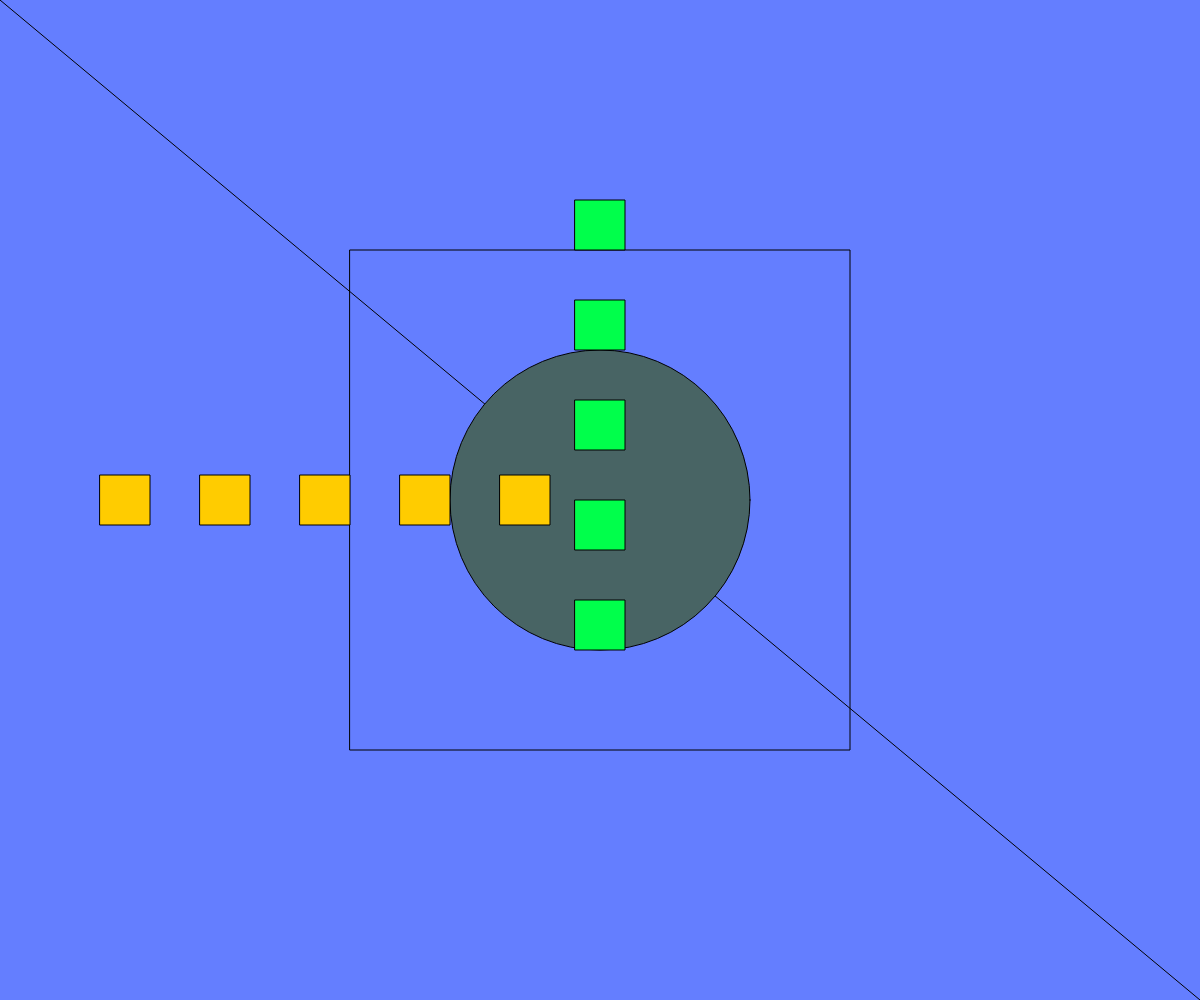
Frame 1 (no input)
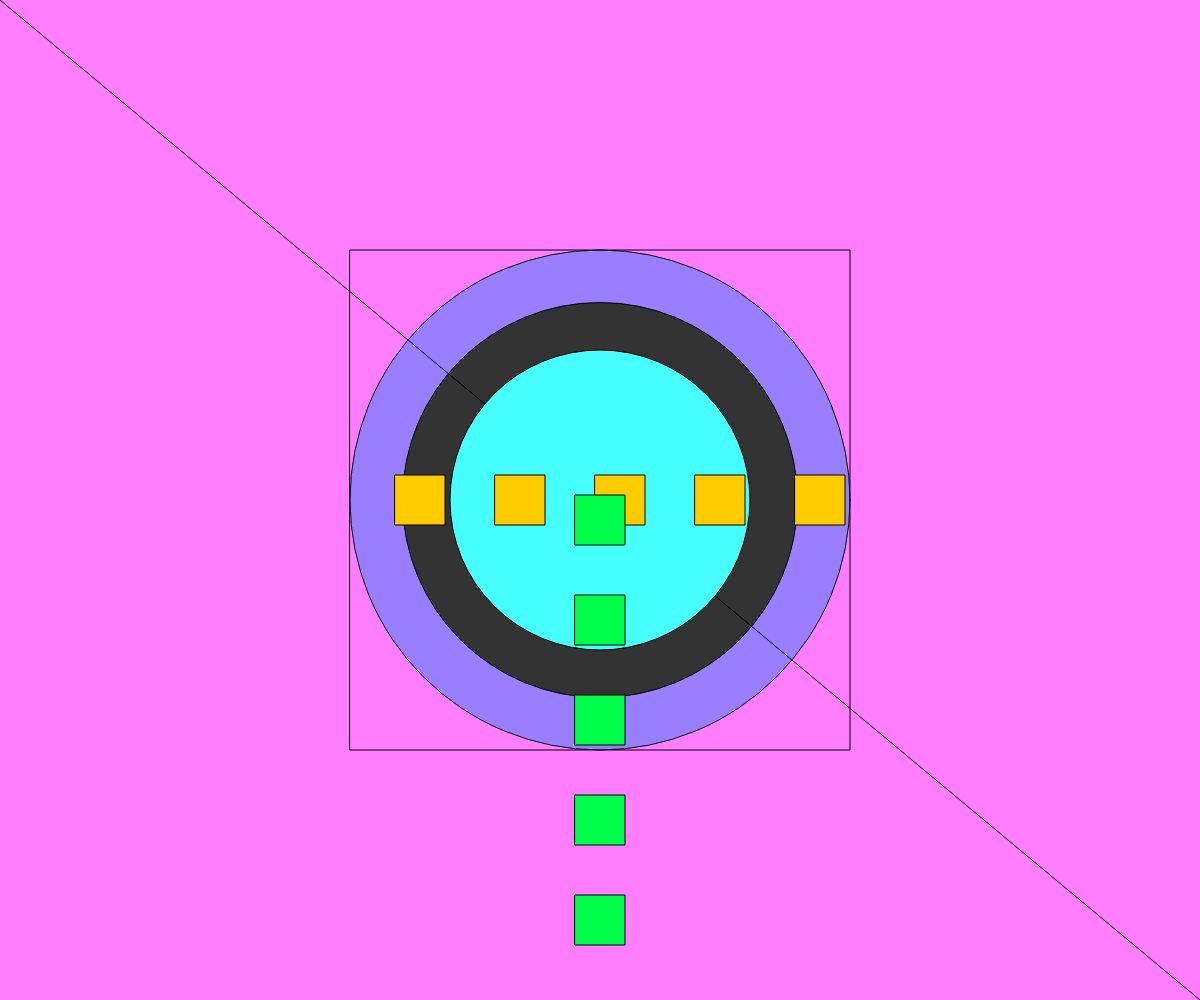
Frame 60 (no input)
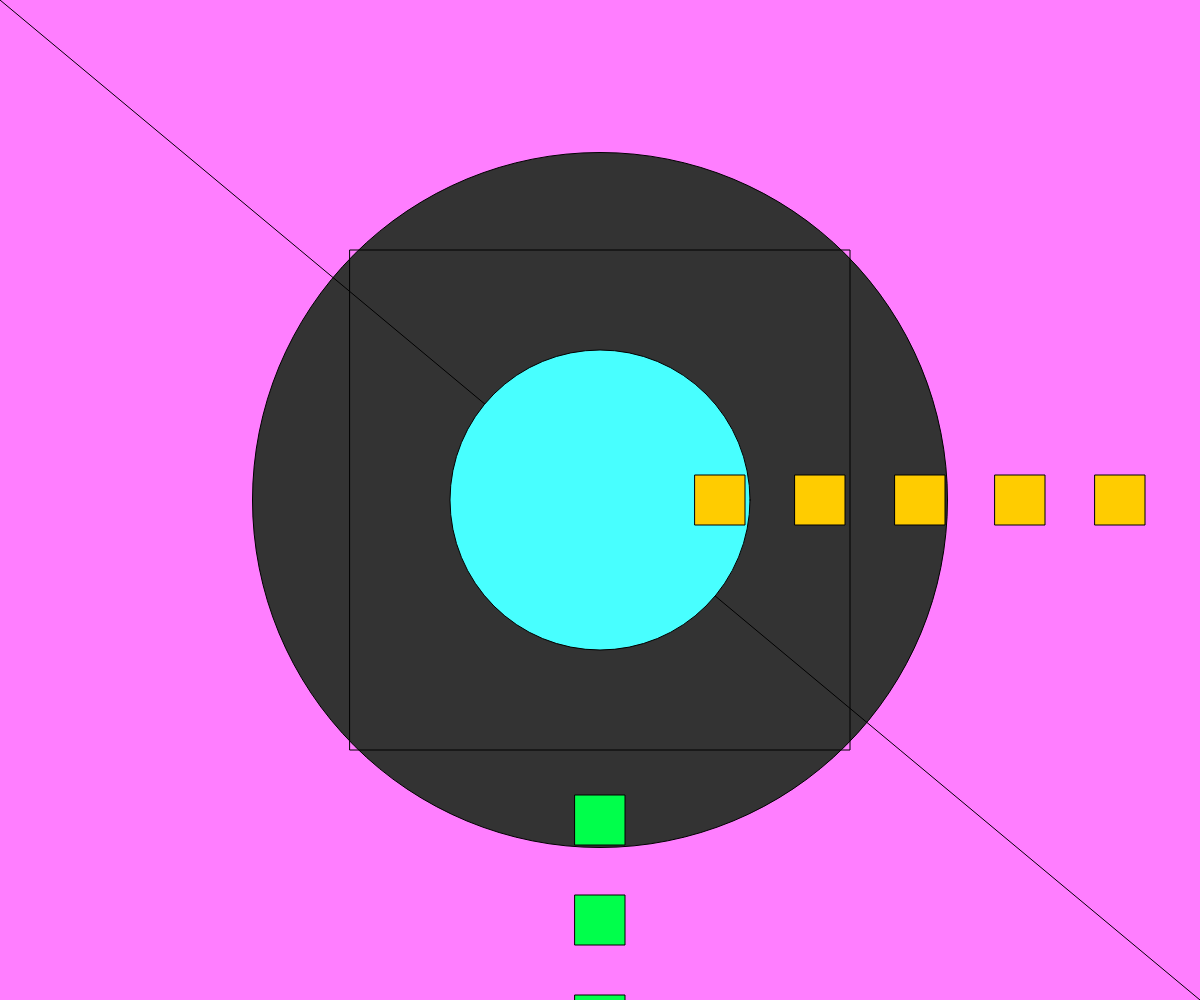
Frame 120 (the mouse pressed at the canvas centre since frame 60)

The p5.js sketch that drew these frames (run headless with seeded random() and noise() and a simulated clock; from frame 60 on, the mouse is pressed at the canvas centre):

// p5.js sketch
// ── sketch.js
function setup() {
    createCanvas(windowWidth, windowHeight);
  }

  console.log("print to console");
// motion effect 
x = 100
speed = 5
y = 100
speed2 = 0.5
c = 20

  function draw() {
    background(x, 126, 255);
  //circles
    fill(y)
    fill(0, 126, y, 102)
    circle(windowWidth/2, windowHeight/2, c)
    fill(51)
    circle(windowWidth/2, windowHeight/2, x)
    line(0, 0, windowWidth, windowHeight)
    fill(72, y, x)
    circle(windowWidth/2, windowHeight/2, 300)
    //squares
    noFill()
    square(windowWidth/2 - 250, windowHeight/2 - 250, 500)
    fill(255, 204, 0)
    square(y, windowHeight/2 - 25, 50)
    square(y + 100, windowHeight/2 - 25, 50)
    square(y + 200, windowHeight/2 - 25, 50)
    square(y + 300, windowHeight/2 - 25, 50)
    square(y + 400, windowHeight/2 - 25, 50)
    fill(0, windowHeight, 75)
    square(windowWidth/2 - 25, y + 100, 50)
    square(windowWidth/2 - 25, y + 200, 50)
    square(windowWidth/2 - 25, y + 300, 50)
    square(windowWidth/2 - 25, y + 400, 50)
    square(windowWidth/2 - 25, y + 500, 50)
  
    
    
    
    
    
    
    x = x + speed;
    if (x >= windowWidth){
      speed = speed*(-1)
    }
    y = y + speed
    if (y >=windowWidth){
      speed = speed*-1
    }
    c = c + speed2
    if (c = 500){
      speed2 = 0
    }
    

  }
// ── indexx.html
index.html
<!DOCTYPE html>
<html lang="en">
<head>
    <meta charset="UTF-8">
    <meta http-equiv="X-UA-Compatible" content="IE=edge">
    <meta name="viewport" content="width=device-width, initial-scale=1.0">
    <title>First p5 Project</title>
    <script src="p5.js"></script>
</head>
<body>
    <script src="sketch.js"></script>
</body>
</html>
